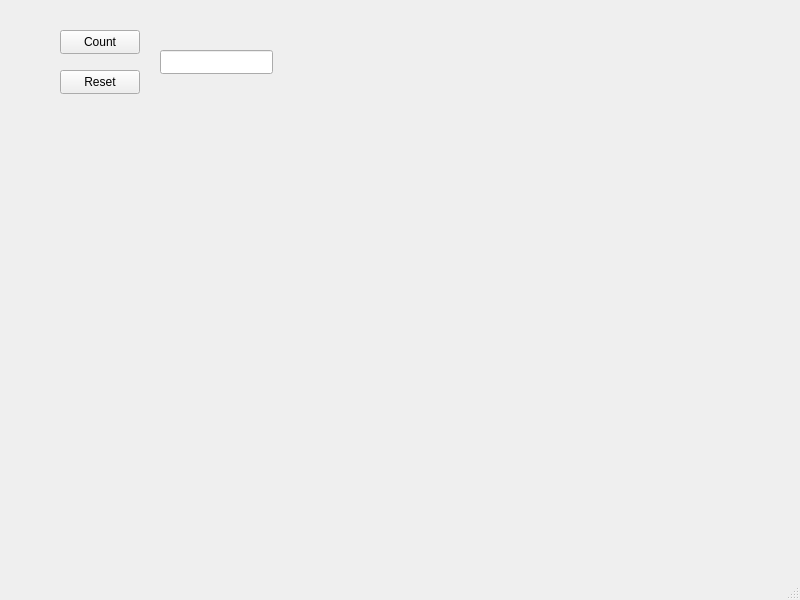
<?xml version="1.0" encoding="UTF-8"?>
<ui version="4.0">
 <class>MainWindow</class>
 <widget class="QMainWindow" name="MainWindow">
  <property name="geometry">
   <rect>
    <x>0</x>
    <y>0</y>
    <width>800</width>
    <height>600</height>
   </rect>
  </property>
  <property name="windowTitle">
   <string>MainWindow</string>
  </property>
  <widget class="QWidget" name="centralwidget">
   <widget class="QPushButton" name="btnCount">
    <property name="geometry">
     <rect>
      <x>60</x>
      <y>30</y>
      <width>80</width>
      <height>24</height>
     </rect>
    </property>
    <property name="text">
     <string>Count</string>
    </property>
   </widget>
   <widget class="QPushButton" name="btnReset">
    <property name="geometry">
     <rect>
      <x>60</x>
      <y>70</y>
      <width>80</width>
      <height>24</height>
     </rect>
    </property>
    <property name="text">
     <string>Reset</string>
    </property>
   </widget>
   <widget class="QLineEdit" name="lineEdit">
    <property name="geometry">
     <rect>
      <x>160</x>
      <y>50</y>
      <width>113</width>
      <height>24</height>
     </rect>
    </property>
   </widget>
   <widget class="QLabel" name="labelCount">
    <property name="geometry">
     <rect>
      <x>60</x>
      <y>140</y>
      <width>111</width>
      <height>31</height>
     </rect>
    </property>
    <property name="text">
     <string/>
    </property>
   </widget>
   <widget class="QLabel" name="labelReset">
    <property name="geometry">
     <rect>
      <x>210</x>
      <y>140</y>
      <width>101</width>
      <height>31</height>
     </rect>
    </property>
    <property name="text">
     <string/>
    </property>
   </widget>
  </widget>
  <widget class="QMenuBar" name="menubar">
   <property name="geometry">
    <rect>
     <x>0</x>
     <y>0</y>
     <width>800</width>
     <height>21</height>
    </rect>
   </property>
  </widget>
  <widget class="QStatusBar" name="statusbar"/>
 </widget>
 <resources/>
 <connections/>
</ui>
